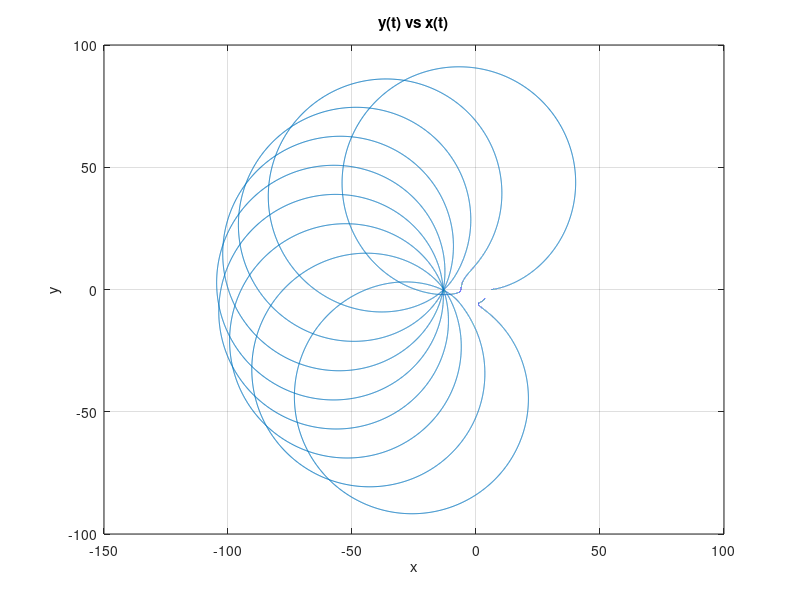

Recreate this plot in MATLAB.
close all
f = @(t,x) [50*(sqrt(x(1)^2+x(2)^2)-5)*(sqrt(x(1)^2+x(2)^2)-6)*cos(x(3));
    50*(sqrt(x(1)^2+x(2)^2)-5)*(sqrt(x(1)^2+x(2)^2)-5)*sin(x(3));(sqrt(x(1)^2+x(2)^2-5))*(sqrt(x(1)^2+x(2)^2)-6)];
options = odeset('RelTol',1e-12,'AbsTol',1e-12);
[t,xa] = ode45(f,[0 10],[6.1 0 0],options);
figure
plot (xa(:,1),xa(:,2))
grid on
title('y(t) vs x(t)')
xlabel('x'), ylabel('y')




